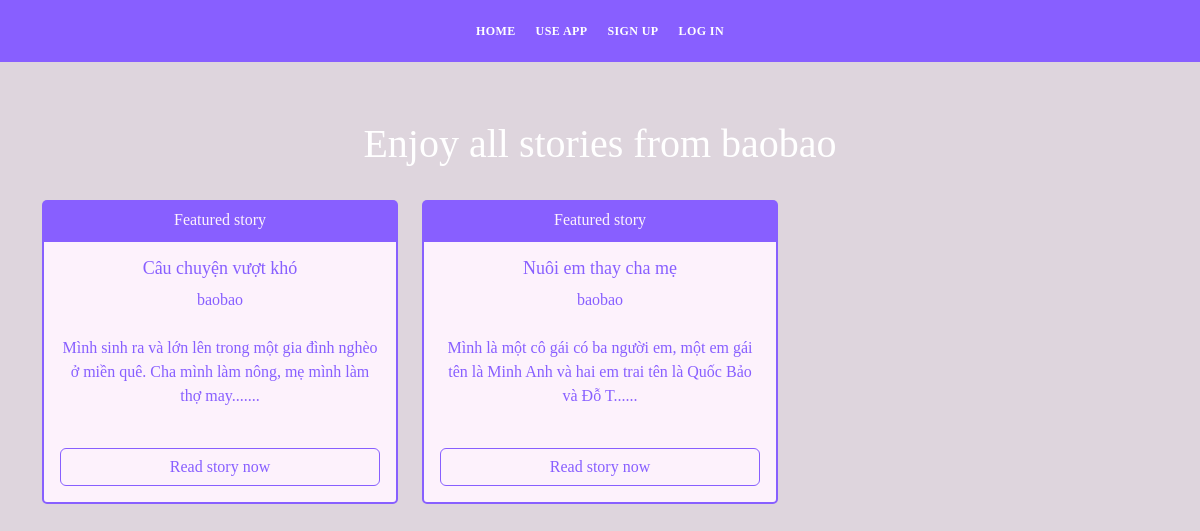
Page /other_user_blogs/1 on the earlier database version.
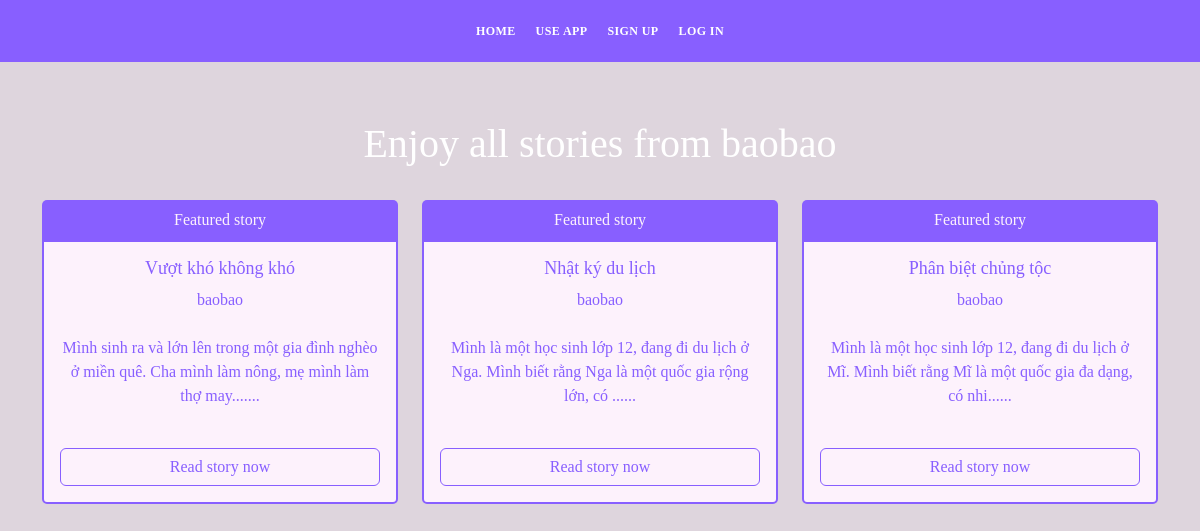
Same page on the later database version.
### app.py (models this page shows, shortened)
class Blogs(db.Model):
    id = db.Column(db.Integer, primary_key=True)
    title = db.Column(db.String(255), nullable=False)
    content = db.Column(db.Text, nullable=False)
    date_posted = db.Column(db.DateTime, default=datetime.utcnow)
    blog_commented = db.relationship('Comments', backref='blog_commented')
    blog_reacted = db.relationship('Reactions', backref='blog_reacted')
    tags = db.relationship('Tags', backref='blog_tags')
    blog_bookmarked = db.relationship('BookMarks', backref='blog_bookmarked')
    blog_category = db.relationship('Categories', backref='blog_category')
    poster_id = db.Column(db.Integer, db.ForeignKey('users.id'))

class Users(db.Model, UserMixin):
    id = db.Column(db.Integer, primary_key=True)
    name = db.Column(db.String(200), nullable=False)
    email =  db.Column(db.String(120), nullable=False, unique=True)
    user_name = db.Column(db.String(120), nullable=False)
    password_hash = db.Column(db.String(200))
    posts = db.relationship('Blogs', backref='poster')
    comments = db.relationship('Comments', backref='commenter')
    reacts = db.relationship('Reactions', backref='reacter')
    bookmarks = db.relationship('BookMarks', backref='bookmarker')
    @property
    def password():
        raise AttributeError('password is not a readable attribute')
    date_added = db.Column(db.DateTime, default=datetime.utcnow)

### app.py (the view)
@app.route("/other_user_blogs/<int:id>", methods=["GET", "POST"])
def other_user_blogs(id):
    user = Users.query.get_or_404(id)
    all_blogs = Blogs.query.order_by(Blogs.date_posted)
    return render_template('other_user_blogs.html', user=user, all_blogs=all_blogs)

### app.py (called while the page is built)
@app.context_processor
def base():
    form = SearchForm()
    return dict(form=form)

### templates/other_user_blogs.html (shortened to what this page needs)
{% include 'navbar.html' %}
<div id="hero" class="hero route bg-image">
    <div class="hero-content display-table">
        <div class="table-cell-2">
            <h1>Enjoy all stories from {{user.user_name}}</h1>
            <div class="container">
                <div class="row">
                    {% for blog in all_blogs %}
                        {% if blog.poster.id == user.id %}
                            <div class="col-4 mt-4">
                                <div class="card">
                                    <div class="card-header card-secondary-color">
                                        Featured story
                                    </div>
                                    <div class="card-body card-primary-color">
                                        <h3 class="card-title">{{blog.title}}</h3>
                                        <a href="{{url_for('other_user_blogs', id=blog.poster.id)}}"><p class="card-text">{{blog.poster.user_name}}</p></a>
                                        <p class="card-text mt-4">{{blog.content[:100]}}......</p>
                                        <br>
                                        <div class="d-grid gap-2">
                                            <a href="{{url_for('blog', id=blog.id)}}" class="btn btn-outline-primary">Read story now</a>
                                        </div>
                                    </div>
                                </div>
                            </div>
                        {% endif %}
                    {% endfor %}
                </div>
            </div>
        </div>
    </div>
</div>

Differences in the rows shown:
removed Blogs: title "Nuôi em thay cha mẹ", poster.user_name "baobao", content "Mình là một cô gái có ba người em, một em gái tên là Minh Anh và hai em trai tên là Quốc Bảo và Đỗ T"
changed Blogs: title "Câu chuyện vượt khó" → "Vượt khó không khó"
added Blogs: title "Nhật ký du lịch", poster.user_name "baobao", content "Mình là một học sinh lớp 12, đang đi du lịch ở Nga. Mình biết rằng Nga là một quốc gia rộng lớn, có"
now on this page (row edited): Blogs: title "Phân biệt chủng tộc", poster.user_name "baobao", content "Mình là một học sinh lớp 12, đang đi du lịch ở Mĩ. Mình biết rằng Mĩ là một quốc gia đa dạng, có nhi"
